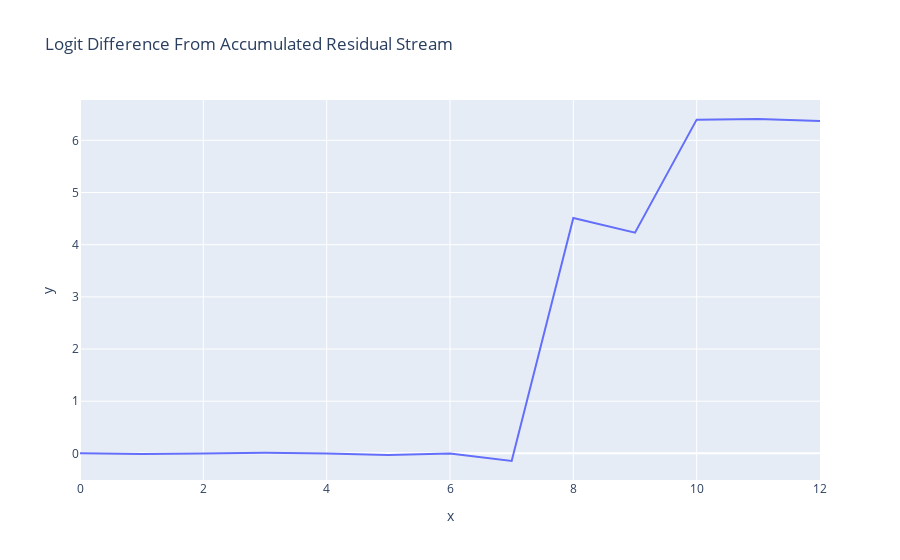

Notebook source saved alongside this figure:
### Markdown cell above
### Logit Lens

### Code cell
from circuit_utils import residual_stack_to_logit_diff

accumulated_residual, labels = clean_cache.accumulated_resid(layer=-1, incl_mid=False, pos_slice=-1, return_labels=True)
logit_lens_logit_diffs = residual_stack_to_logit_diff(accumulated_residual, logit_diff_directions, prompts, clean_cache)
line(logit_lens_logit_diffs, x=np.arange(model.cfg.n_layers+1), hover_name=labels, title="Logit Difference From Accumulated Residual Stream")

### Figure 1 — Plotly figure (JSON) as saved in the notebook; plotly's stock layout.template omitted (floating-point values rounded to 4 significant figures)
{"data": [{"hovertemplate": "x=%{x}<br>y=%{y}<extra></extra>", "legendgroup": "", "line": {"color": "#636efa", "dash": "solid"}, "marker": {"symbol": "circle"}, "mode": "lines", "name": "", "orientation": "v", "showlegend": false, "type": "scatter", "x": [0, 1, 2, 3, 4, 5, 6, 7, 8, 9, 10, 11, 12], "xaxis": "x", "y": [0.001168, -0.01287, -0.002387, 0.009861, -0.00161, -0.02973, -0.004697, -0.1462, 4.512, 4.229, 6.397, 6.409, 6.371], "yaxis": "y"}], "layout": {"legend": {"tracegroupgap": 0}, "title": {"text": "Logit Difference From Accumulated Residual Stream"}, "xaxis": {"anchor": "y", "domain": [0, 1], "title": {"text": "x"}}, "yaxis": {"anchor": "x", "domain": [0, 1], "title": {"text": "y"}}}}
